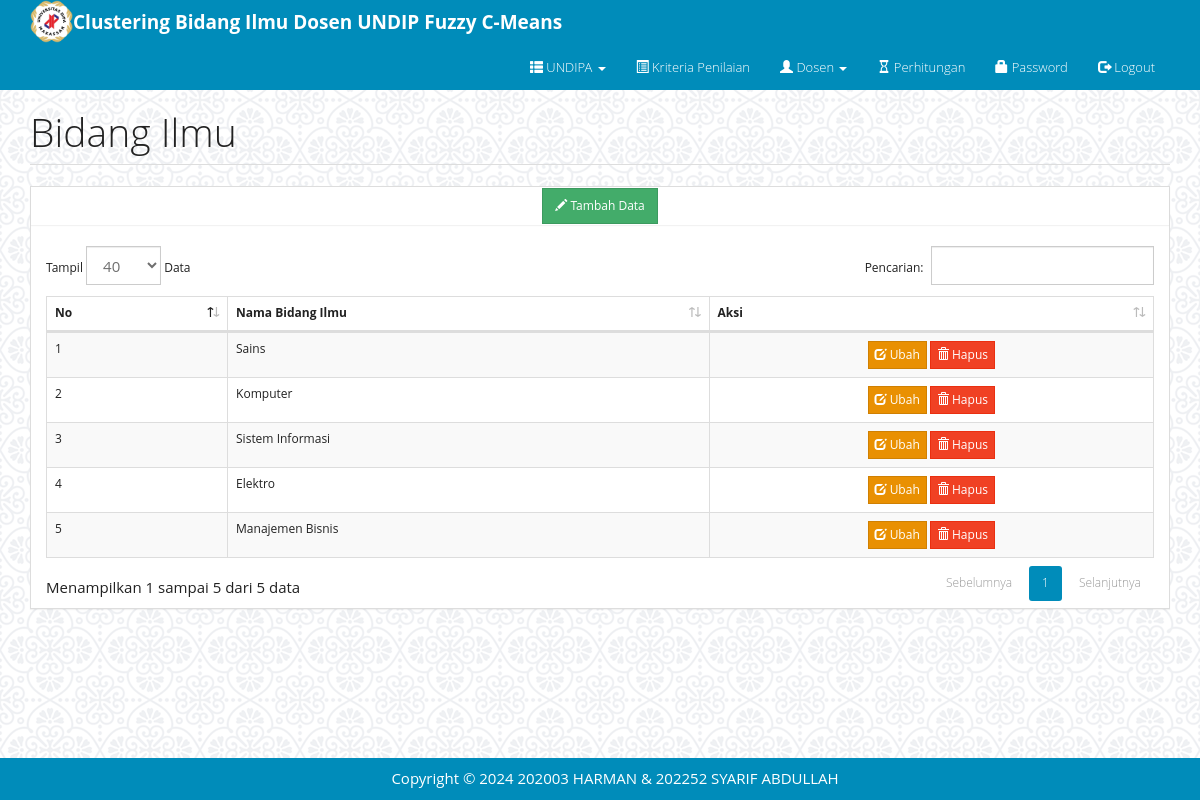
Page /?m=bidangilmu (signed in) on the committed database.
### tables this page shows
CREATE TABLE IF NOT EXISTS `tb_bidangilmu` (
  `id_bidangilmu` int NOT NULL AUTO_INCREMENT,
  `nama_bidangilmu` varchar(35) NOT NULL,
  PRIMARY KEY (`nama_bidangilmu`),
  KEY `kelas_id` (`id_bidangilmu`)
);

### config.php (called while the page is built)
<?php
$config["server"]		='localhost';
$config["username"]		='root';
$config["password"]		='';
$config["database_name"]='cluster_dosen';
?>

### includes/ez_sql_core.php (called while the page is built, shortened)
<?php
	class ezSQLcore
	{
		var $timers           = array();
		function get_host_port( $host, $default = false )
		{
			$port = $default;
			return array( $host, $port );
		}
		function flush()
		{
			$this->last_result = array();
		}
		function get_results($query=null, $output = OBJECT)
		{
			if ( $query )
			{
				$this->query($query);
			}
			if ( $output == OBJECT )
			{
				return $this->last_result;
			}
		}
		function timer_get_cur()
		{
			list($usec, $sec) = explode(" ",microtime());
			return ((float)$usec + (float)$sec);
		}
		function timer_start($timer_name)
		{
			$this->timers[$timer_name] = $this->timer_get_cur();
		}
		function timer_elapsed($timer_name)
		{
			return round($this->timer_get_cur() - $this->timers[$timer_name],2);
		}
	}

### functions.php (called while the page is built, shortened)
<?php
include 'config.php';
include'includes/ez_sql_core.php';
include'includes/ez_sql_mysqli.php';
$db = new ezSQL_mysqli($config['username'], $config['password'], $config['database_name'], $config['server']);
include'includes/general.php';

### includes/general.php (called while the page is built, shortened)
<?php
function esc_field($str){
    if (!get_magic_quotes_gpc())
        return addslashes($str);
    else
        return $str;
}

### includes/ez_sql_mysqli.php (called while the page is built, shortened)
<?php
	$ezsql_mysqli_str = array
	(
		1 => 'Require $dbuser and $dbpassword to connect to a database server',
		2 => 'Error establishing mySQLi database connection. Correct user/password? Correct hostname? Database server running?',
		3 => 'Require $dbname to select a database',
		4 => 'mySQLi database connection is not active',
		5 => 'Unexpected error while trying to select database'
	);
	class ezSQL_mysqli extends ezSQLcore
	{
		function connect($dbuser='', $dbpassword='', $dbhost='localhost', $dbport=false)
		{
			global $ezsql_mysqli_str; $return_val = false;
			if ( ! $dbuser )
			{
				$this->register_error($ezsql_mysqli_str[1].' in '.__FILE__.' on line '.__LINE__);
				$this->show_errors ? trigger_error($ezsql_mysqli_str[1],E_USER_WARNING) : null;
			}
			else
			{
				$this->dbh = new mysqli($dbhost,$dbuser,$dbpassword, '', $dbport);
				if( $this->dbh->connect_errno )
				{
					$this->register_error($ezsql_mysqli_str[2].' in '.__FILE__.' on line '.__LINE__);
					$this->show_errors ? trigger_error($ezsql_mysqli_str[2],E_USER_WARNING) : null;
				}
				else
				{
					$return_val = true;
				}
			}
			return $return_val;
		}
		function query($query)
		{
			$return_val = 0;
			$query = trim($query);
			$this->result = @$this->dbh->query($query);
			if ( preg_match("/^(insert|delete|update|replace|truncate|drop|create|alter|begin|commit|rollback|set|lock|unlock|call)/i",$query) )
			{
				$is_insert = true;
				$this->rows_affected = @$this->dbh->affected_rows;
				if ( preg_match("/^(insert|replace)\s+/i",$query) )
				{
					$this->insert_id = @$this->dbh->insert_id;
				}
				$return_val = $this->rows_affected;
			}
			else
			{
				$is_insert = false;
				$i=0;
				$num_rows=0;
				while ( $row = @$this->result->fetch_object() )
				{
					$num_rows++;
				}
				$this->num_rows = $num_rows;
				$return_val = $this->num_rows;
			}
			return $return_val;
		}
	}

### bidangilmu.php (the view)
<div class="page-header">
    <h1>Bidang Ilmu</h1>
</div>
<div class="panel panel-default">
    <div class="panel text-center">
        <a class="btn btn-success btn-sm" href="?m=bidangilmu_tambah"><span class="glyphicon glyphicon-pencil"></span> Tambah Data</a>
    </div>
    <div class="table-responsive">
        <table id="tabel1" class="table table-bordered table-hover table-striped dt-responsive nowrap" width="100%" cellspacing="0">
        <thead>
            <tr>
                <th>No</th>
                <th>Nama Bidang Ilmu</th>
                <th>Aksi</th>
            </tr>
        </thead>
        <?php
        $q = esc_field($_GET['q']);
        $rows = $db->get_results("SELECT * FROM tb_bidangilmu WHERE nama_bidangilmu LIKE '%$q%' ORDER BY id_bidangilmu");
        $no=0;
        foreach($rows as $row):?>
        <tr>
            <td><?=++$no ?></td>
            <td><?=$row->nama_bidangilmu ?></td>
            <td class="text-center">
                <a class="btn btn-xs btn-warning" href="?m=bidangilmu_ubah&ID=<?=$row->id_bidangilmu?>"><span class="glyphicon glyphicon-edit"></span> Ubah</a>
                <a class="btn btn-xs btn-danger notif-hapus" href="aksi.php?act=bidangilmu_hapus&ID=<?=$row->id_bidangilmu?>"><span class="glyphicon glyphicon-trash"></span> Hapus</a>
            </td>
        </tr>
        <?php endforeach;?>
        </table>
    </div>
</div>

### assets/css/general.css (style rules this page uses)
html { position: relative; min-height: 100%; }
body { margin-bottom: 70px; }
.page-header { margin-top: 0; padding-bottom: 0; }
.page-header h1 { margin-top: 0; }

### rows in the picture
tb_bidangilmu: nama_bidangilmu "Sains"
tb_bidangilmu: nama_bidangilmu "Komputer"
tb_bidangilmu: nama_bidangilmu "Sistem Informasi"
tb_bidangilmu: nama_bidangilmu "Elektro"
tb_bidangilmu: nama_bidangilmu "Manajemen Bisnis"
